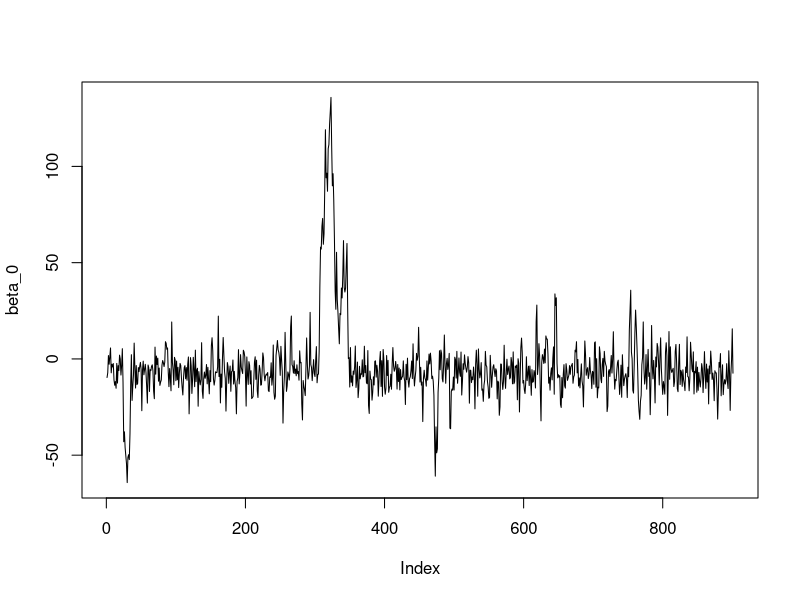
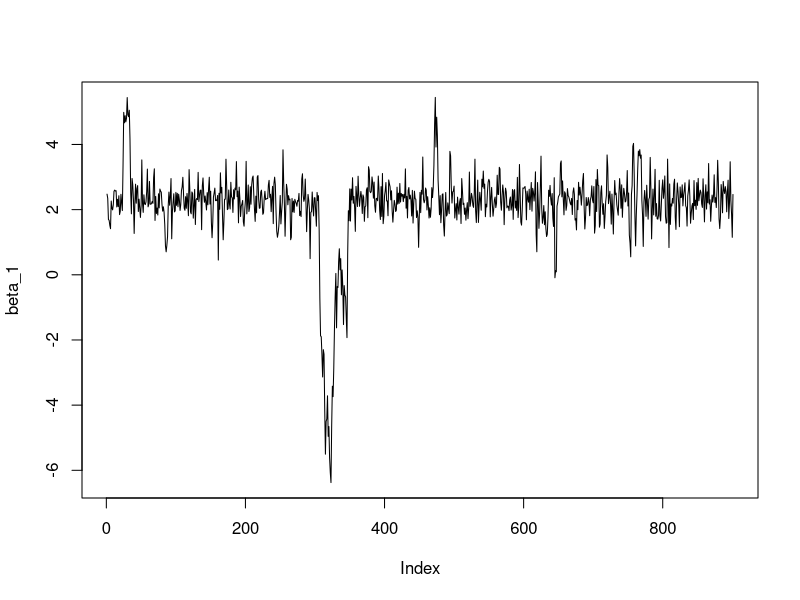
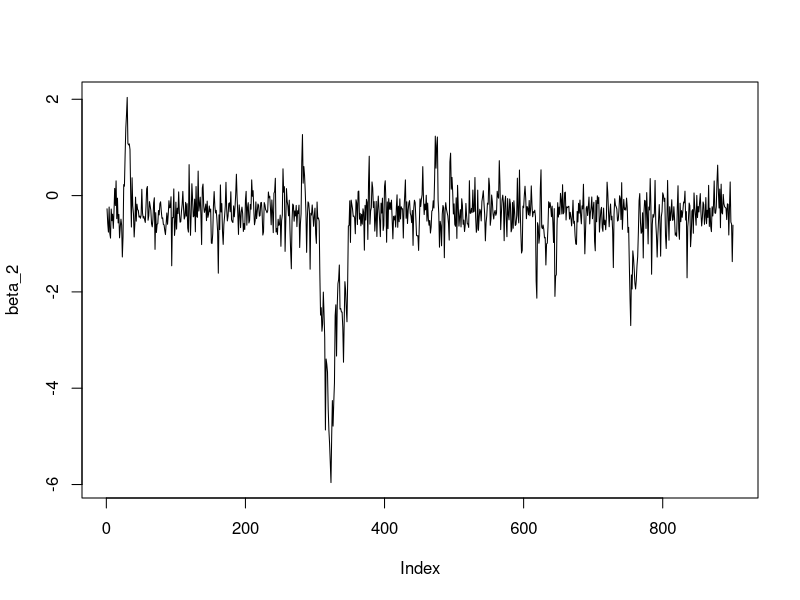
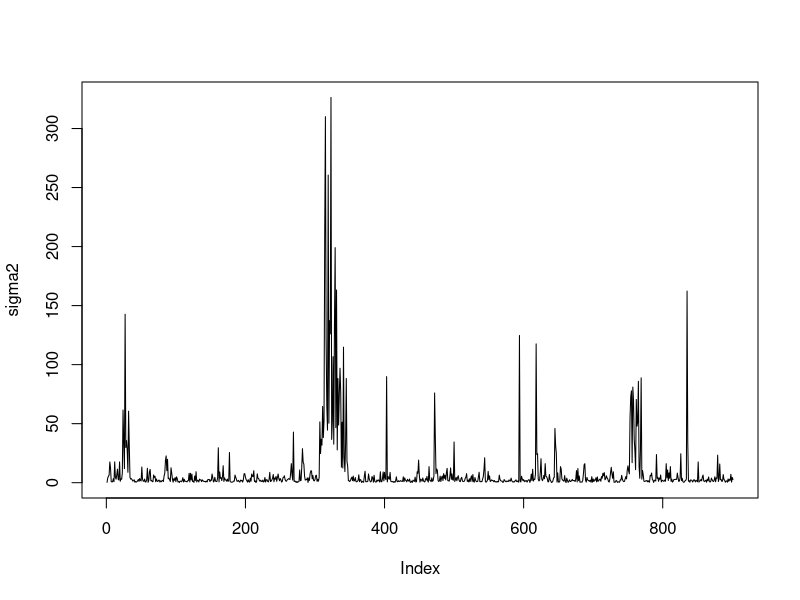
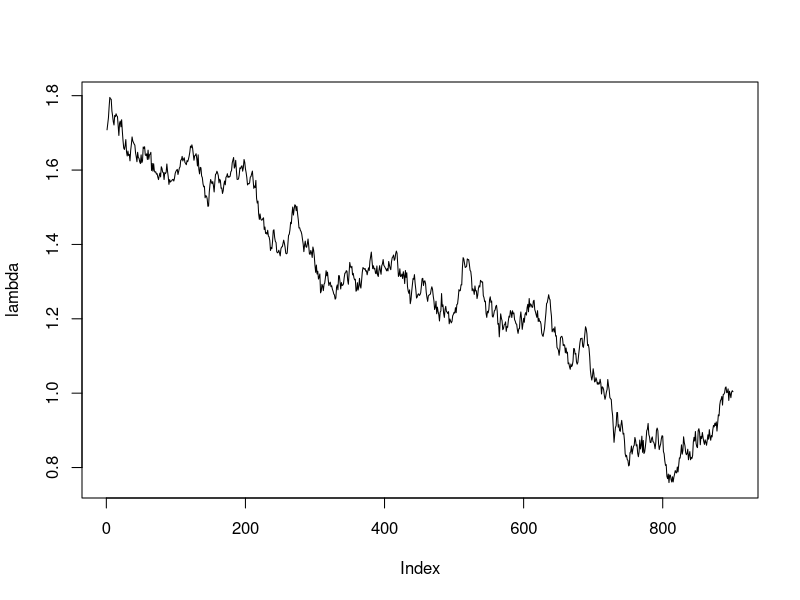

Reproduce these figures in R, in order.
rm(list = ls())

library(MASS)
library(bayesplot)
library(progress)

##################### define functions ###############################################################
func.g <- function(l, rho) { # checked
  return (2*l / ((1 - rho)**2 + 2*l*rho))
}

func.c <- function(rho){ # 
  return((sqrt(rho)/(2*sqrt(2*pi)))*exp(-(1-rho)**2 / (2*rho))*(pnorm(-(1-rho)/sqrt(rho)))**(-1))
}

func.pi <- function(l, rho){ # 
  return(2*func.c(rho)*exp(-l)/sqrt(2*l*rho + (1-rho)**2))
}

# ll function for lambda sampling
func.ll <- function(l, sigma2, vs, rho, m){ 
  return ((-m/2)*log(l) + (m/2 - 1/2)*log(2*l*rho + (1-rho)**2) - l - (((1-rho)**2)*sum(vs**2)/(4*l*sigma2)))
}


##################### Gibbs sampler <- suppose we know rho  ###############################################################
func.gibbs <- function(n_iter, burn_in, X, Y, hyper.s, hyper.t, tune, rho){
  
  n <- nrow(X)
  p <- ncol(X)
  #list : row <- iterations
  beta <- matrix(0, nrow = n_iter, ncol = p)
  sigma2 <- numeric(n_iter)
  lambda <- numeric(n_iter)
  v <- matrix(0, nrow = n_iter, ncol = n) 
  
  # hyperparameter for prior
  # hyper.s <- 6; hyper.t <- 6   # sigma2 ~ Inv-Gamma(s/2, t/2)
  
  #tuning parameter
  # tune <- 0.0005
  
  # initial values
  beta[1, ] <- 2
  sigma2[1] <- 10
  lambda[1] <- 2
  v[1, ] <- rnorm(n, 1, sd= 3)  
  
  pb <- progress_bar$new(
    total = n_iter,
    format = "  [:bar] :percent eta: :eta"
  )
  
  
  for (t in 2:n_iter) {
    #1. v | Y, beta, lambda, sigma2
    B_en <- D / (D + sigma2[t-1]*func.g(lambda[t-1], rho))
    v[t,] <- rnorm(n, (1-B_en)*(Y-(X%*%beta[t-1, ])), sd = sqrt((1-B_en)*D))
    
    #2. Beta | v, lambda ,Y, sigma2
    temp1 <- t(X)%*%solve(diag(D))%*%X
    temp2 <- t((Y-v[t,])*(1/D))%*%(X)
    beta[t,] <- mvrnorm(1, solve(temp1)%*%t(temp2), solve(temp1))
    
    #3. lambda | v, beta, Y, sigma2 <- use MH with Gibbs sampler
    # note! lambda must be positive <- automatically reject it.
    
    lambda.cand <- rnorm(1, lambda[t-1], sd = tune) 
    if (lambda.cand <= 0){ # reject
      lambda[t] <- lambda[t-1]
    } else{
    r <- exp(func.ll(lambda.cand, sigma2[t-1], v[t,], rho, n) - func.ll(lambda[t-1], sigma2[t-1], v[t,], rho, n)) 
    if(runif(1) < r){
      lambda[t] <- lambda.cand
    } else {
      lambda[t] <- lambda[t-1]
    }
    }
    
    #4. sigma2 | v, beta, y, lambda
    rate.temp <- 0.5*(((((1-rho)**2 + (2*lambda[t]*rho))*sum(v[t,]**2))/(2*lambda[t])) + hyper.t)
    sigma.inv <- rgamma(1, shape = (n+hyper.s)/2,  rate = rate.temp)
    sigma2[t] <- 1/sigma.inv
    #update progress bar
    pb$tick()
  }
  
  #1-10 thinning
  
  idx <- seq(burn_in, n_iter, 10)
  v.thinned <- v[idx,]
  beta.thinned <- beta[idx,]
  sigma2.thinned <- sigma2[idx]
  lambda.thinned <- lambda[idx]
  
  samples <- cbind(v.thinned, beta.thinned, sigma2.thinned, lambda.thinned)
  return(samples)
  }

##################### GENERATE SAMPLE DATA ###############################################################
set.seed(123)

# y : observed value
# X : covariate
# v : random effects
# XB + v : true theta.
# 100 country, 3 covariate(constant + 2 variable)

n <- 5
p <- 3
rho <- 0.5 # suppose set
true.lambda <- 2
X <- cbind(1, matrix(rnorm(n * (p - 1), mean = 10, sd = 5), n, p - 1))
D <- rep(1,n) # suppose D = 1 for all i
true.beta <- c(1, 2, -1)
true.sigma2 <- 8
true.v <- rnorm(n, 0, sd = sqrt(true.sigma2*func.g(true.lambda, rho)))
true.e <- rnorm(n, 0, sd = sqrt(D))
Y <- X %*% true.beta + true.v + true.e

##################### play sampler ###############################################################
results <- func.gibbs(n_iter = 10000, burn_in = 1000, X = X,Y = Y, hyper.s = 1, hyper.t = 1, tune =0.005, rho = 0.5)
##################### check convergence ###############################################################
burn_in = 1000
dim(results)
plot(results[,n+1], type="l", ylab="beta_0")
plot(results[,n+2], type="l", ylab="beta_1")
plot(results[,n+3], type="l", ylab="beta_2")
plot(results[,n+4], type="l", ylab="sigma2")
plot(results[,n+5], type="l", ylab="lambda")

##################### rho selection via MCEM ###############################################################

# NOTICE 
# CONCERN rho converging to local minima

## Empirical bayes with gibbs sampling(MCEM)

#initial setting / define functions
init.rho <- 0.5
rhos <- c(0)
rhos <- append(rhos, init.rho)
tol <- 10e-4



# calculating q estimate
func.q <- function(rho, m, sigma2, l, v){
  return(-mean(-((m/2)*log(sigma2*func.g(l, rho))) - (sum(v**2)/(2*sigma2*func.g(l, rho))) + log(func.pi(l, rho))))
}


#iteration
t <- 2
while (abs(rhos[t] - rhos[t-1]) > tol){
  
  # E step <- approximate via monte carlo.
  samples <- func.gibbs(n_iter = 10000, burn_in = 1000, X = X, Y = Y, hyper.s = 6, hyper.t = 6, tune = 0.005, rho = rhos[t])
  
  # M step
  M_step <- optimize(function(x) func.q(rho, ncol(X), sigma2 = samples[, nrow(X)+ncol(X)+1],
                                        l = samples[,nrow(X)+ncol(X)+2], 
                                        v = samples[,1:nrow(X)]), 
                                        interval = c(0.001,1e+15))
  
  rhos <- append(rhos, M_step$minimum)
  
  print(paste0(t-1, 'th iteration : rho = ', M_step$minimum))
  
  t <- t+1
}
